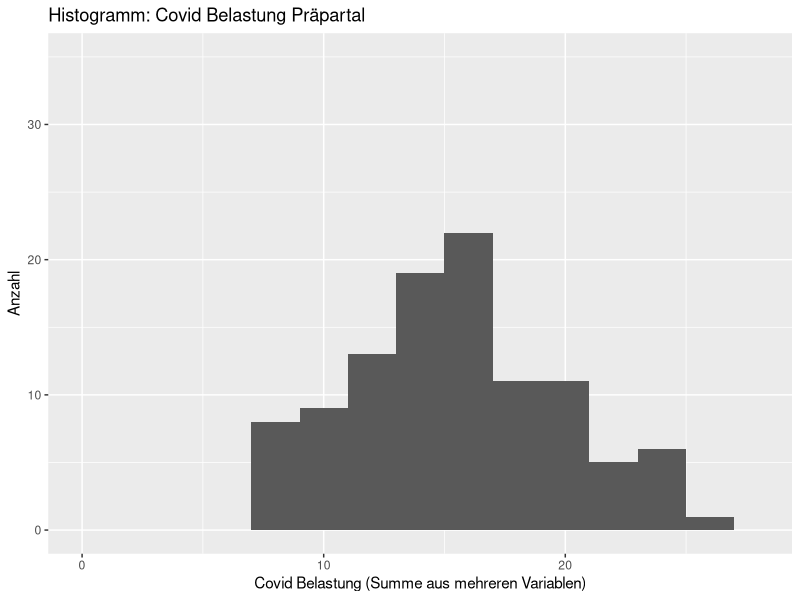
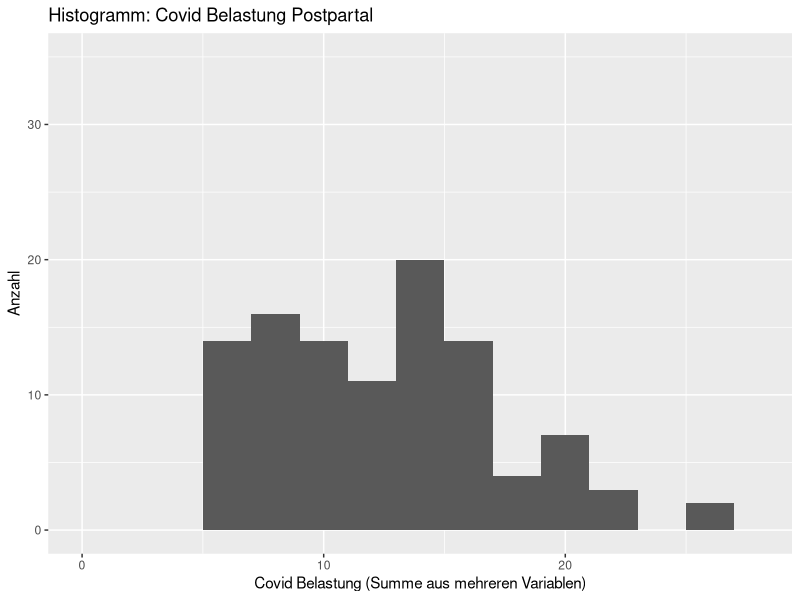
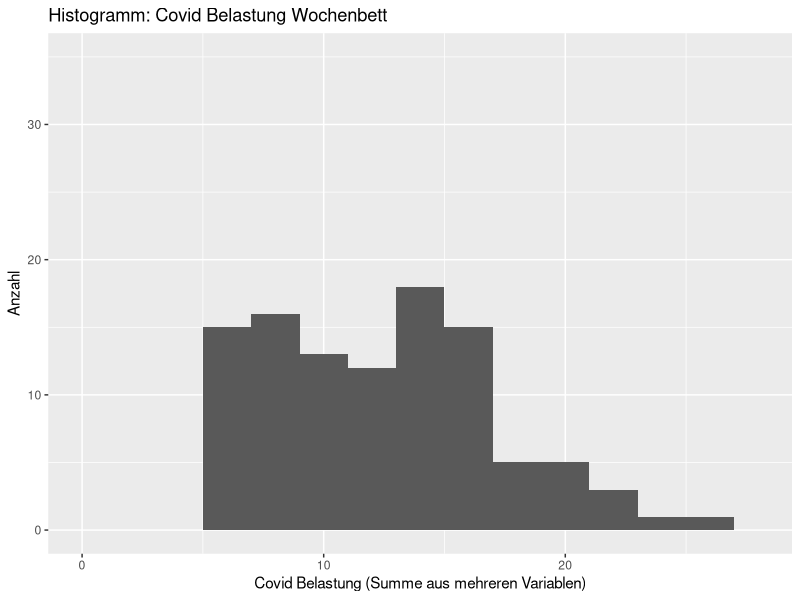
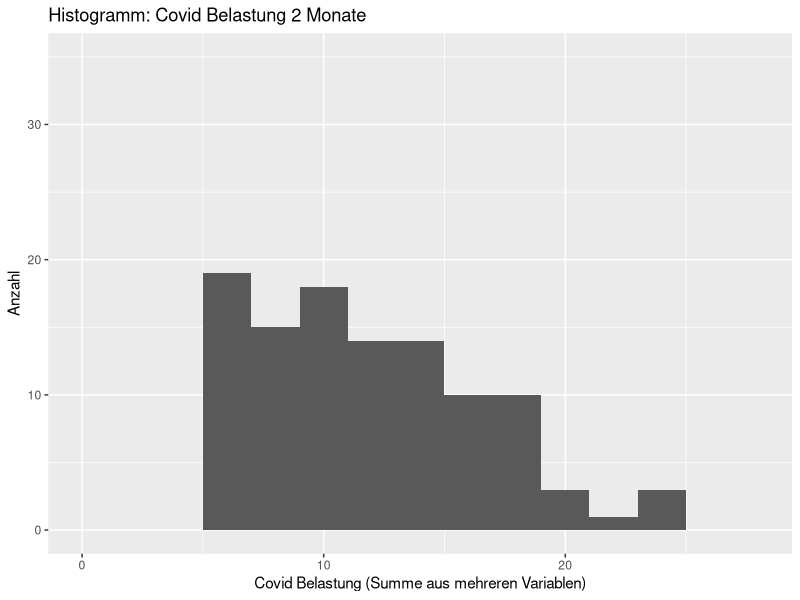
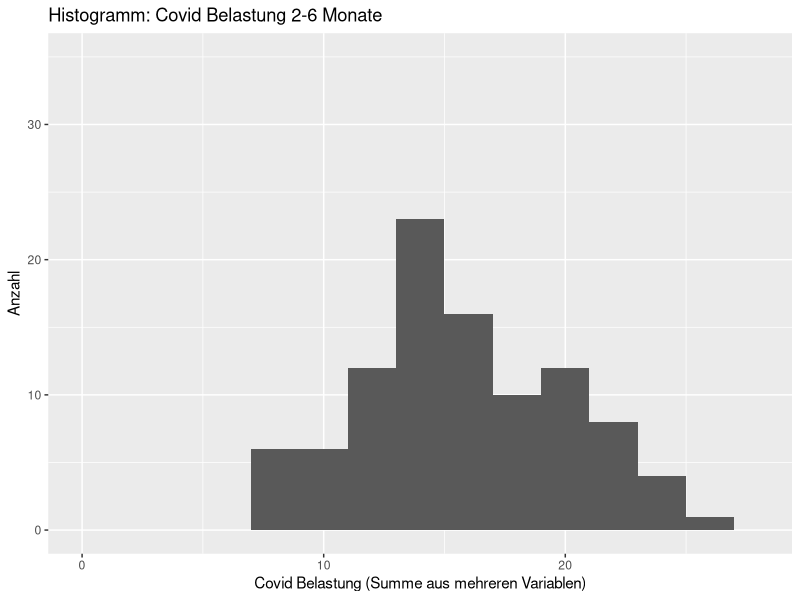
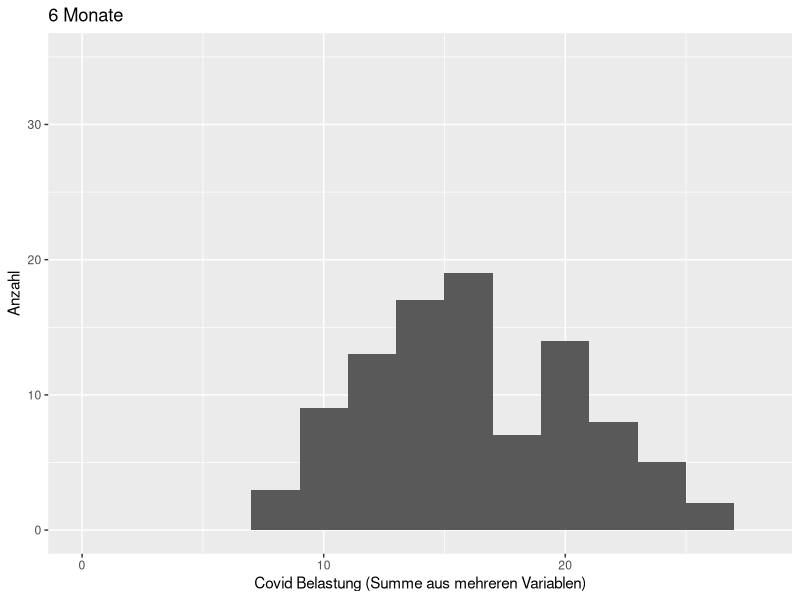
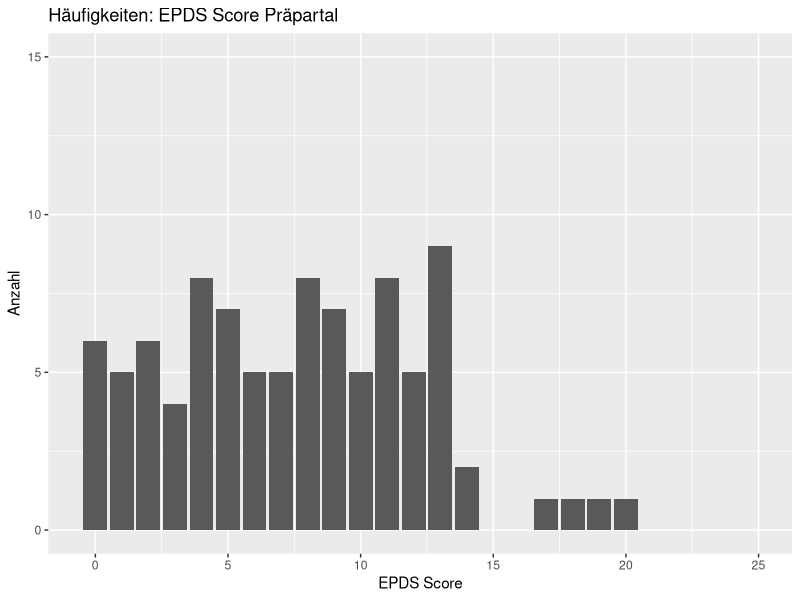
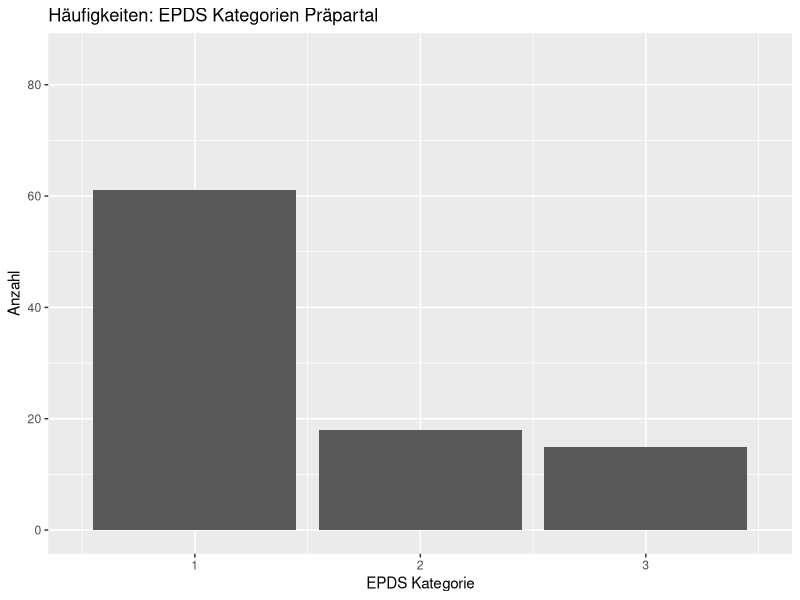

These charts were generated, in order, by the following R code:
## ---- chunk 1
knitr::opts_chunk$set(echo = TRUE)
## ---- chunk 2
library(haven)
Projekt_Praxis <- read_sav("projekt_praxis_daten.sav")
Projekt_Praxis <- as.data.frame(Projekt_Praxis)
## ---- chunk 3
Projekt_Praxis$Adaptive_Stressbewältigung_sum_new <- 
  Projekt_Praxis$SCI_positiv_sum + Projekt_Praxis$SCI_aktiv_sum + 
  Projekt_Praxis$SCI_support_sum + Projekt_Praxis$SCI_glaube_sum

sort(sapply(Projekt_Praxis[, 112, drop = FALSE], unique))
## ---- chunk 4
Projekt_Praxis$präpartal_Ängste_sum <- Projekt_Praxis$präpartal_Ängste_1 + 
  Projekt_Praxis$präpartal_Ängste_2 +  Projekt_Praxis$präpartal_Ängste_3 +  
  Projekt_Praxis$präpartal_Ängste_4 +  Projekt_Praxis$präpartal_Ängste_5 +  
  Projekt_Praxis$präpartal_Ängste_6 +  Projekt_Praxis$präpartal_Ängste_7 + 
  Projekt_Praxis$präpartal_Ängste_8 +  Projekt_Praxis$präpartal_Ängste_9 + 
  Projekt_Praxis$präpartal_Ängste_10 +  Projekt_Praxis$präpartal_Ängste_11 + 
  Projekt_Praxis$präpartal_Ängste_12

sort(sapply(Projekt_Praxis[, 113, drop = FALSE], unique))
## ---- chunk 5
Projekt_Praxis$postpartal_3d_Befinden_sum <- Projekt_Praxis$postpartal_3d_Befinden_1 + 
  Projekt_Praxis$postpartal_3d_Gesundheitszustand_1 + Projekt_Praxis$postpartal_3d_Gesundheitszustand_2 + 
  Projekt_Praxis$postpartal_3d_Gesundheitszustand_3 - Projekt_Praxis$postpartal_3d_Schmerzen_1

sort(sapply(Projekt_Praxis[, 114, drop = FALSE], unique))
## ---- chunk 6
Projekt_Praxis$BSF_präpartal_sumall <- - Projekt_Praxis$BSF_präpartal_Engagement_sumof2 - 
  Projekt_Praxis$BSF_präpartal_GehobeneStimmung_sumof2 + Projekt_Praxis$BSF_präpartal_Müdigkeit_sumof2 + 
  Projekt_Praxis$BSF_präpartal_Ängstlichkeit_sumof4 + Projekt_Praxis$BSF_präpartal_Ärger_sumof2 + 
  Projekt_Praxis$BSF_präpartal_Teilnahmslosigkeit_sumof2

sort(sapply(Projekt_Praxis[, 115, drop = FALSE], unique))
## ---- chunk 7
Projekt_Praxis$BSF_postpartal_sumall <- - Projekt_Praxis$BSF_postpartal_3d_Engagement_sumof2_A - 
  Projekt_Praxis$BSF_postpartal_3d_GehobeneStimmung_sumof2_A + 
  Projekt_Praxis$BSF_postpartal_3d_Müdigkeit_sumof2_A + 
  Projekt_Praxis$BSF_postpartal_3d_Ängstlichkeit_sumof4_A + Projekt_Praxis$BSF_postpartal_3d_Ärger_sumof2_A + 
  Projekt_Praxis$BSF_postpartal_3d_Teilnahmslosigkeit_sumof2_A

sort(sapply(Projekt_Praxis[, 116, drop = FALSE], unique))
## ---- chunk 8
Projekt_Praxis$covid_belastungss_sum <- Projekt_Praxis$covid_belastungss + 
  Projekt_Praxis$covid_ängstess_ansteckung_kind + Projekt_Praxis$covid_ängstess_ansteckung_sie + 
  Projekt_Praxis$covid_ängstess_zeit_pp_hebammen + Projekt_Praxis$covid_ängstess_trennung_Fam_nach + 
  Projekt_Praxis$covid_ängstess_freizeit + Projekt_Praxis$covid_ängstess_kontakt_freunde
sort(sapply(Projekt_Praxis[, 117, drop = FALSE], unique))
## ---- chunk 9
Projekt_Praxis$covid_belastunggeburt_sum <- Projekt_Praxis$covid_belastunggeburt + 
  Projekt_Praxis$covid_ängstegeburt_ansteckung_kind + Projekt_Praxis$covid_ängstegeburt_ansteckung_sie + 
  Projekt_Praxis$covid_ängstegeburt_zeit_nach + Projekt_Praxis$covid_ängstegeburt_trennung_fam_nach + 
  Projekt_Praxis$covid_ängstegeburt_freizeit + Projekt_Praxis$covid_ängstegeburt_kontakt_freunde
sort(sapply(Projekt_Praxis[, 118, drop = FALSE], unique))
## ---- chunk 10
Projekt_Praxis$covid_belastungwochenbett_sum <- Projekt_Praxis$covid_belastungwochenbett + 
  Projekt_Praxis$covid_ängstewochenbett_ansteckung_kind + Projekt_Praxis$covid_ängstewochenbett_ansteckung_sie + 
  Projekt_Praxis$covid_ängstewochenbett_unterstützung + Projekt_Praxis$covid_ängstewochenbett_trennung_fam_nach + 
  Projekt_Praxis$covid_ängstewochenbett_freizeit + Projekt_Praxis$covid_ängstewochenbett_kontakt_freunde
sort(sapply(Projekt_Praxis[, 119, drop = FALSE], unique))
## ---- chunk 11
Projekt_Praxis$covid_belastung2m_sum <- Projekt_Praxis$covid_belastung2m + 
  Projekt_Praxis$covid_ängste2m_ansteckung_kind + Projekt_Praxis$covid_ängste2m_ansteckung_sie + 
  Projekt_Praxis$covid_ängste2m_unterstützung + Projekt_Praxis$covid_ängste2m_trennung_fam_nach + 
  Projekt_Praxis$covid_ängste2m_freizeit + Projekt_Praxis$covid_ängste2m_kontakt_freunde
sort(sapply(Projekt_Praxis[, 120, drop = FALSE], unique))
## ---- chunk 12
Projekt_Praxis$covid_belastung2bis6m_sum <- Projekt_Praxis$covid_belastung2bis6m + 
  Projekt_Praxis$covidängste2bis6m_ansteckung_kind + Projekt_Praxis$covidängste2bis6m_ansteckung_sie + 
  Projekt_Praxis$covidängste2bis6m_unterstützung + Projekt_Praxis$covidängste2bis6m_trennung_fam_nach + 
  Projekt_Praxis$covidängste2bis6m_freizeit + Projekt_Praxis$covidängste2bis6m_kontakt_freunde
sort(sapply(Projekt_Praxis[, 121, drop = FALSE], unique))
## ---- chunk 13
Projekt_Praxis$covid_belastung6m_sum <- Projekt_Praxis$covid_belastung6m + 
  Projekt_Praxis$covidängste6m_ansteckung_kind + Projekt_Praxis$covidängste6m_ansteckung_sie + 
  Projekt_Praxis$covidängste6m_unterstützung + Projekt_Praxis$covidängste6m_trennung_fam_nach + 
  Projekt_Praxis$covidängste6m_freizeit + Projekt_Praxis$covidängste6m_kontakt_freunde
sort(sapply(Projekt_Praxis[, 122, drop = FALSE], unique))
## ---- chunk 14
names(Projekt_Praxis)[names(Projekt_Praxis) == "EDPS_in_Kategorien_postpartal_1m"] <- "EPDS_in_Kategorien_postpartal_1m"
names(Projekt_Praxis)[names(Projekt_Praxis) == "EDPS_in_Kategorien_postpartal_2m"] <- "EPDS_in_Kategorien_postpartal_2m"
## ---- chunk 15
daten_pro <- Projekt_Praxis[grepl('Pat', Projekt_Praxis$Patientennummer),]
daten_retro <- Projekt_Praxis[grepl('Retro', Projekt_Praxis$Patientennummer),]

write.csv(daten_pro,"daten_pro.csv", row.names = TRUE)
write.csv(daten_retro,"daten_retro.csv", row.names = TRUE)
## ---- chunk 16
library("ggplot2")
## ---- chunk 17
hist_covid_präpartal <- ggplot(data = Projekt_Praxis, mapping = aes(x = covid_belastungss_sum)) + 
  geom_histogram(binwidth = 2) +
  xlim(0, 28) +
  ylim(0, 35) +
  labs(title = "Histogramm: Covid Belastung Präpartal", 
       x = "Covid Belastung (Summe aus mehreren Variablen)", y = "Anzahl")
hist_covid_präpartal
## ---- chunk 18
hist_covid_postpartal <- ggplot(data = Projekt_Praxis, mapping = aes(x = covid_belastunggeburt_sum)) + 
  geom_histogram(binwidth = 2) +
  xlim(0, 28) +
  ylim(0, 35) +
  labs(title = "Histogramm: Covid Belastung Postpartal", 
       x = "Covid Belastung (Summe aus mehreren Variablen)", y = "Anzahl")
hist_covid_postpartal
## ---- chunk 19
hist_covid_wochenbett <- ggplot(data = Projekt_Praxis, mapping = aes(x = covid_belastungwochenbett_sum)) + 
  geom_histogram(binwidth = 2) +
  xlim(0, 28) +
  ylim(0, 35) +
  labs(title = "Histogramm: Covid Belastung Wochenbett", 
       x = "Covid Belastung (Summe aus mehreren Variablen)", y = "Anzahl")
hist_covid_wochenbett
## ---- chunk 20
hist_covid_2m <- ggplot(data = Projekt_Praxis, mapping = aes(x = covid_belastung2m_sum)) + 
  geom_histogram(binwidth = 2) +
  xlim(0, 28) +
  ylim(0, 35) +
  labs(title = "Histogramm: Covid Belastung 2 Monate", 
       x = "Covid Belastung (Summe aus mehreren Variablen)", y = "Anzahl")
hist_covid_2m
## ---- chunk 21
hist_covid_2bis6m <- ggplot(data = Projekt_Praxis, mapping = aes(x = covid_belastung2bis6m_sum)) + 
  geom_histogram(binwidth = 2) +
  xlim(0, 28) +
  ylim(0, 35) +
  labs(title = "Histogramm: Covid Belastung 2-6 Monate", 
       x = "Covid Belastung (Summe aus mehreren Variablen)", y = "Anzahl")
hist_covid_2bis6m
## ---- chunk 22
hist_covid_6m <- ggplot(data = Projekt_Praxis, mapping = aes(x = covid_belastung6m_sum)) + 
  geom_histogram(binwidth = 2) +
  xlim(0, 28) +
  ylim(0, 35) +
  labs(title = "6 Monate", 
       x = "Covid Belastung (Summe aus mehreren Variablen)", y = "Anzahl")
hist_covid_6m
## ---- chunk 23
barplot_EPDS_präpartal <- ggplot(data = Projekt_Praxis, mapping = aes(x = EPDS_sum_präpartal)) + 
  geom_bar() +
  xlim(-0.5, 25) +
  ylim(0, 15) +
  labs(title = "Häufigkeiten: EPDS Score Präpartal", 
       x = "EPDS Score", y = "Anzahl")
barplot_EPDS_präpartal

barplot_EPDS_präpartal_kategorien <- ggplot(data = Projekt_Praxis, mapping = aes(x = EPDS_in_Kategorien_präpartal)) + 
  geom_bar() +
  xlim(0.5, 3.5) +
  ylim(0, 85) +
  labs(title = "Häufigkeiten: EPDS Kategorien Präpartal", 
       x = "EPDS Kategorie", y = "Anzahl")
barplot_EPDS_präpartal_kategorien
## ---- chunk 24
barplot_EPDS_1m <- ggplot(data = Projekt_Praxis, mapping = aes(x = EPDS_sum_postpartal_1m)) + 
  geom_bar() +
  xlim(-0.5, 25) +
  ylim(0, 15) +
  labs(title = "Häufigkeiten: EPDS Score Postpartal", 
       x = "EPDS Score", y = "Anzahl")
barplot_EPDS_1m

barplot_EPDS_1m_kategorien <- ggplot(data = Projekt_Praxis, mapping = aes(x = EPDS_in_Kategorien_postpartal_1m)) + 
  geom_bar() +
  xlim(0.5, 3.5) +
  ylim(0, 85) +
  labs(title = "Häufigkeiten: EPDS Kategorien Postpartal", 
       x = "EPDS Kategorie", y = "Anzahl")
barplot_EPDS_1m_kategorien
## ---- chunk 25
barplot_EPDS_2m <- ggplot(data = Projekt_Praxis, mapping = aes(x = EPDS_sum_postpartal_2m)) + 
  geom_bar() +
  xlim(-0.5, 25) +
  ylim(0, 15) +
  labs(title = "Häufigkeiten: EPDS Score nach 2 Monaten", 
       x = "EPDS Score", y = "Anzahl")
barplot_EPDS_2m

barplot_EPDS_2m_kategorien <- ggplot(data = Projekt_Praxis, mapping = aes(x = EPDS_in_Kategorien_postpartal_2m)) + 
  geom_bar() +
  xlim(0.5, 3.5) +
  ylim(0, 85) +
  labs(title = "Häufigkeiten: EPDS Kategorien nach 2 Monaten", 
       x = "EPDS Kategorie", y = "Anzahl")
barplot_EPDS_2m_kategorien
## ---- chunk 26
barplot_EPDS_6m <- ggplot(data = Projekt_Praxis, mapping = aes(x = EPDS_sum_postpartal_6m)) + 
  geom_bar() +
  xlim(-0.5, 25) +
  ylim(0, 15) +
  labs(title = "Häufigkeiten: EPDS Score nach 6 Monaten", 
       x = "EPDS Score", y = "Anzahl")
barplot_EPDS_6m

barplot_EPDS_6m_kategorien <- ggplot(data = Projekt_Praxis, mapping = aes(x = EPDS_in_Kategorien_postpartal_6m)) + 
  geom_bar() +
  xlim(0.5, 3.5) +
  ylim(0, 85) +
  labs(title = "Häufigkeiten: EPDS Kategorien nach 6 Monaten", 
       x = "EPDS Kategorie", y = "Anzahl")
barplot_EPDS_6m_kategorien
## ---- chunk 27
hist_SCI_Stressbelastung <- ggplot(data = Projekt_Praxis, mapping = aes(x = Aktuelle_Stressbelastung_sum)) + 
  geom_histogram(binwidth = 4) +
  labs(title = "Histogramm: SCI - Aktuelle Stressbelastung", 
       x = "Aktuelle Stressbelastung (Summe)", y = "Anzahl")
hist_SCI_Stressbelastung
## ---- chunk 28
hist_SCI_Coping <- ggplot(data = Projekt_Praxis, mapping = aes(x = Adaptive_Stressbewältigung_sum_new)) + 
  geom_histogram(binwidth = 4) +
  labs(title = "Histogramm: SCI - Stressbewältigungs-Summe", 
       x = "Stressbewältigungs-Summe", y = "Anzahl")
hist_SCI_Coping
## ---- chunk 29
barplot_SCI_Profile <- ggplot(data = Projekt_Praxis, mapping = aes(x = SCI_Profile)) + 
  geom_bar() +
  ylim(0, 35) +
  labs(title = "Häufigkeiten - SCI-Profile", 
       x = "SCI-Profil", y = "Anzahl")
barplot_SCI_Profile
## ---- chunk 30
hist_präpartal_Ängste <- ggplot(data = Projekt_Praxis, mapping = aes(x = präpartal_Ängste_sum)) + 
  geom_histogram(binwidth = 2) +
  xlim(11.5, 48) +
  ylim(0, 15) +
  labs(title = "Histogramm: Präpartale Ängste Summe", 
       x = "Präpartale Ängste Summe", y = "Anzahl")
hist_präpartal_Ängste
## ---- chunk 31
hist_postpartal_Befinden <- ggplot(data = Projekt_Praxis, mapping = aes(x = postpartal_3d_Befinden_sum)) + 
  geom_histogram(binwidth = 1) +
  xlim(-0.5, 15.5) +
  ylim(0, 20) +
  labs(title = "Histogramm: Befinden nach der Geburt Summe", 
       x = "Befinden nach der Geburt Summe", y = "Anzahl")
hist_postpartal_Befinden
## ---- chunk 32
hist_BSF_präpartal <- ggplot(data = Projekt_Praxis, mapping = aes(x = BSF_präpartal_sumall)) + 
  geom_histogram(binwidth = 2) +
  xlim(-11.5, 30) +
  ylim(0, 15) +
  labs(title = "Histogramm: BSF präpartal Summe", 
       x = "BSF präpartal Summe", y = "Anzahl")
hist_BSF_präpartal
## ---- chunk 33
hist_BSF_postpartal <- ggplot(data = Projekt_Praxis, mapping = aes(x = BSF_postpartal_sumall)) + 
  geom_histogram(binwidth = 2) +
  xlim(-11.5, 30) +
  ylim(0, 15) +
  labs(title = "Histogramm: BSF postpartal Summe", 
       x = "BSF postpartal Summe", y = "Anzahl")
hist_BSF_postpartal
